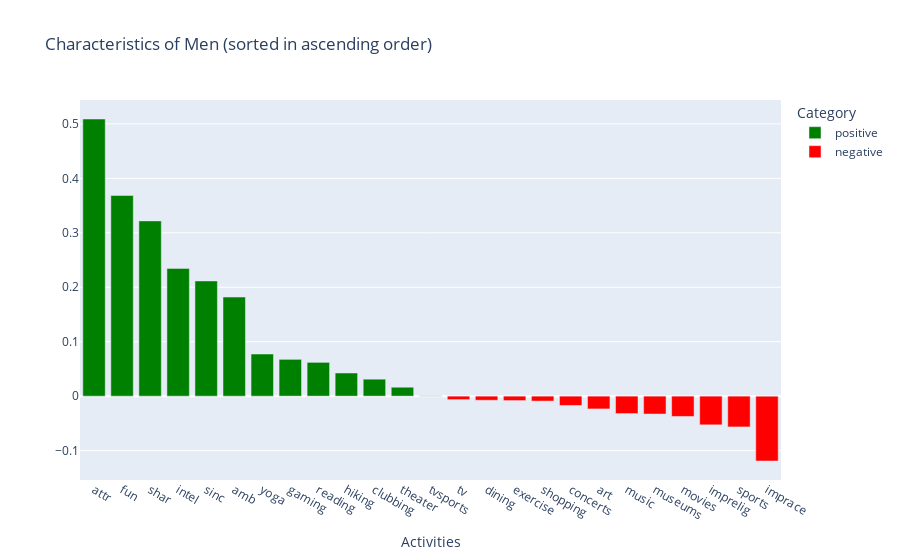
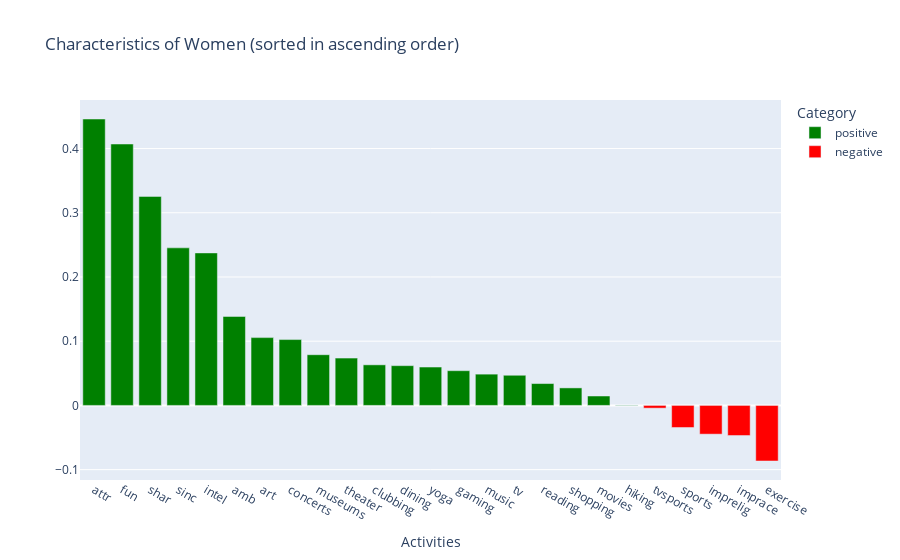

Notebook cell for these charts, in order:
### Code cell
# Chart for men
men = comparaison_features.sort_values(by="Men", ascending=False)
men["Category"] = men["Men"] > 0
men["Category"] = men["Category"].replace({True: "positive", False: "negative"})

fig_men = px.bar(
    men,
    x=men.index,
    y="Men",
    color="Category",  # Condition for colors
    color_discrete_map={"positive": "green", "negative": "red"},
    labels={"value": "Correlation coefficient", "index": "Activities", "Men": ""},
    title="Characteristics of Men (sorted in ascending order)"
)
fig_men.show()

# Chart for women
women = comparaison_features.sort_values(by="Women", ascending=False)
women["Category"] = women["Women"] > 0
women["Category"] = women["Category"].replace({True: "positive", False: "negative"})

fig_women = px.bar(
    women,
    x=women.index,
    y="Women",
    color="Category",  # Condition for colors
    color_discrete_map={"positive": "green", "negative": "red"},
    labels={"value": "Correlation coefficient", "index": "Activities", "Women": ""},
    title="Characteristics of Women (sorted in ascending order)"
)
fig_women.show()

### Figure 1 — Plotly figure (JSON) as saved in the notebook; plotly's stock layout.template omitted (floating-point values rounded to 4 significant figures)
{"data": [{"alignmentgroup": "True", "hovertemplate": "Category=positive<br>Activities=%{x}<br>=%{y}<extra></extra>", "legendgroup": "positive", "marker": {"color": "green", "pattern": {"shape": ""}}, "name": "positive", "offsetgroup": "positive", "orientation": "v", "showlegend": true, "textposition": "auto", "type": "bar", "x": ["attr", "fun", "shar", "intel", "sinc", "amb", "yoga", "gaming", "reading", "hiking", "clubbing", "theater", "tvsports"], "xaxis": "x", "y": [0.5091, 0.3686, 0.3219, 0.2347, 0.2116, 0.182, 0.07737, 0.0676, 0.06204, 0.04252, 0.03115, 0.01636, 0.0005419], "yaxis": "y"}, {"alignmentgroup": "True", "hovertemplate": "Category=negative<br>Activities=%{x}<br>=%{y}<extra></extra>", "legendgroup": "negative", "marker": {"color": "red", "pattern": {"shape": ""}}, "name": "negative", "offsetgroup": "negative", "orientation": "v", "showlegend": true, "textposition": "auto", "type": "bar", "x": ["tv", "dining", "exercise", "shopping", "concerts", "art", "music", "museums", "movies", "imprelig", "sports", "imprace"], "xaxis": "x", "y": [-0.006391, -0.007559, -0.008162, -0.009087, -0.01713, -0.02352, -0.03203, -0.03288, -0.03731, -0.0527, -0.05656, -0.1191], "yaxis": "y"}], "layout": {"barmode": "relative", "legend": {"title": {"text": "Category"}, "tracegroupgap": 0}, "title": {"text": "Characteristics of Men (sorted in ascending order)"}, "xaxis": {"anchor": "y", "domain": [0, 1], "title": {"text": "Activities"}}, "yaxis": {"anchor": "x", "domain": [0, 1], "title": {"text": ""}}}}

### Figure 2 — Plotly figure (JSON) as saved in the notebook; plotly's stock layout.template omitted (floating-point values rounded to 4 significant figures)
{"data": [{"alignmentgroup": "True", "hovertemplate": "Category=positive<br>Activities=%{x}<br>=%{y}<extra></extra>", "legendgroup": "positive", "marker": {"color": "green", "pattern": {"shape": ""}}, "name": "positive", "offsetgroup": "positive", "orientation": "v", "showlegend": true, "textposition": "auto", "type": "bar", "x": ["attr", "fun", "shar", "sinc", "intel", "amb", "art", "concerts", "museums", "theater", "clubbing", "dining", "yoga", "gaming", "music", "tv", "reading", "shopping", "movies", "hiking"], "xaxis": "x", "y": [0.446, 0.4071, 0.3255, 0.2454, 0.2375, 0.1386, 0.1056, 0.1025, 0.07897, 0.07366, 0.06321, 0.06192, 0.05978, 0.05407, 0.0487, 0.04696, 0.03404, 0.02728, 0.01466, 0.0005457], "yaxis": "y"}, {"alignmentgroup": "True", "hovertemplate": "Category=negative<br>Activities=%{x}<br>=%{y}<extra></extra>", "legendgroup": "negative", "marker": {"color": "red", "pattern": {"shape": ""}}, "name": "negative", "offsetgroup": "negative", "orientation": "v", "showlegend": true, "textposition": "auto", "type": "bar", "x": ["tvsports", "sports", "imprelig", "imprace", "exercise"], "xaxis": "x", "y": [-0.004256, -0.03441, -0.04474, -0.04689, -0.08656], "yaxis": "y"}], "layout": {"barmode": "relative", "legend": {"title": {"text": "Category"}, "tracegroupgap": 0}, "title": {"text": "Characteristics of Women (sorted in ascending order)"}, "xaxis": {"anchor": "y", "domain": [0, 1], "title": {"text": "Activities"}}, "yaxis": {"anchor": "x", "domain": [0, 1], "title": {"text": ""}}}}
